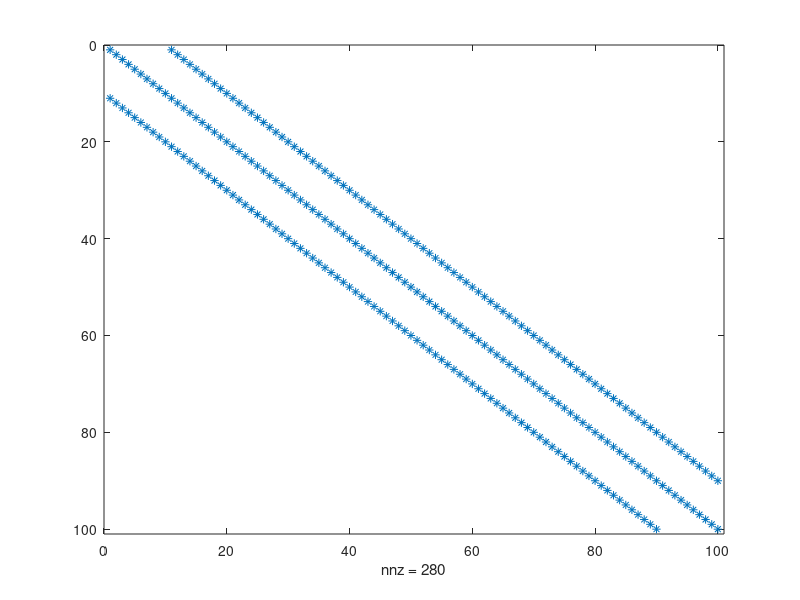

The MATLAB script that drew this image:

clear;

nx = 10;
ny = 10 ;
ng = nx * ny ;
q = (1:ng)';

a = zeros(ng,1) ;
b = zeros(ng,1) ;
c = zeros(ng,1) ;
d = zeros(ng,1) ;

for i = 1:ng
    m2 = i;
    m1 = m2 - nx ;
    m3 = m2 + nx ;
    % 下
    if i>=1 && i<=nx 
        c(i) = 1/(q(m2) + q(m3));
        b(i) = 1/( q(m2) + q(m3)) + 1/( 0 + q(m2) );
        % a(i) =1/(  q(m1) + q(m2) );
     % 上边
    elseif i>=ng-nx+1 && i<=ng    
        % c(i) = 1/(q(m2) + q(m3));
        b(i) = 1/( q(m2) +0) + 1/(  q(m1) + q(m2) );
        a(i) =1/(  q(m1) + q(m2) );
    else
        c(i) = 1/(q(m2) + q(m3));
        b(i) = 1/( q(m2) + q(m3)) + 1/(  q(m1) + q(m2) );
        a(i) =1/(  q(m1) + q(m2) );
    end
end
s =diag(a(nx+1:end) , -nx) + diag(b,0) ...
    + diag(c(1:end-nx),nx);
spy(s)